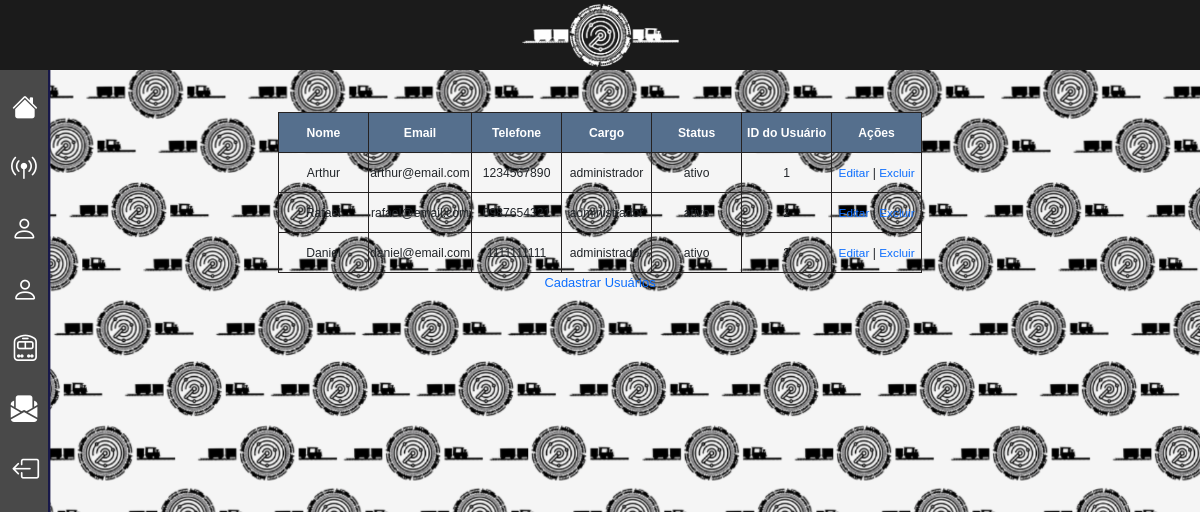
The page /public/administradores/administradores.php (signed in) on the database its author committed.
### tables this page shows
create table usuarios (
    id int primary key auto_increment,
    nome varchar(100) not null,
    email varchar(100) not null,
    telefone varchar(15) not null,
    senha varchar(100) not null,
    cargo enum('administrador', 'usuario') not null,
    status enum('ativo', 'inativo') not null
);

### public/administradores/administradores.php (the view, shortened to what this page needs)
<?php
include '../../infra/connect.php';
$resultado = mysqli_query($conn, "SELECT * FROM usuarios WHERE cargo = 'administrador'");
?>
<html lang="en">
<head>
    <link href="https://cdn.jsdelivr.net/npm/bootstrap@5.3.8/dist/css/bootstrap.min.css" rel="stylesheet"
>
    <link rel="stylesheet" href="https://cdn.jsdelivr.net/npm/bootstrap-icons@1.13.1/font/bootstrap-icons.min.css">
    <link rel="stylesheet" href="../../assets/styles/style.css">
</head>
<body>
    <div class="corpo">
    <main>
        <h1>Gerenciador de Administradores</h1>
        <br>
        <br>
        <div class="table_usuarios">
            <div class="table_usuarios_centro">
        <table>
            <thead>
                <tr>
                    <th>Nome</th>
                    <th>Email</th>
                    <th>Telefone</th>
                    <th>Cargo</th>
                    <th>Status</th>
                    <th>ID do Usuário</th>
                    <th>Ações</th>
                </tr>
            </thead>
            <tbody>
                    </div>
                    </div>
                    <?php
                    while ($usuario = mysqli_fetch_assoc($resultado)) {
                        echo "<tr>";
                        echo "<td>{$usuario['nome']}</td>";
                        echo "<td>{$usuario['email']}</td>";
                        echo "<td>{$usuario['telefone']}</td>";
                        echo "<td>{$usuario['cargo']}</td>";
                        echo "<td>{$usuario['status']}</td>";
                        echo "<td>{$usuario['id']}</td>";
                        echo "<td>
                                <a href='editar_usuarios.php?id={$usuario['id']}'>Editar</a> |
                                <a href='excluir_usuarios.php?id={$usuario['id']}' onclick=\"return confirm('Tem certeza que deseja excluir este usuario?');\">Excluir</a>
                              </td>";
                        echo "</tr>";
                    }
                    ?>
              <a href="../usuarios/cadastro_usuarios.php"><button">Cadastrar Usuários</button></a>
    </main>
</div>
<header><?php include '../../scripts/navbar.php'; ?></header>

### scripts/navbar.php (shortened to what this page needs)
<?php
$caminho_atual = $_SERVER['REQUEST_URI'];
if (strpos($caminho_atual, '/public/') !== false) {
    $base_url = explode('/public/', $caminho_atual)[0] . '/public/';
} else {
    $base_url = '/SA-SESI/public/';
}
if (isset($_SESSION['usuario'])) {
    if ($_SESSION['tipo'] === 'administrador') {
?>
        <nav class="navbar-principal">
            <span><img class="logo" src="<?= $base_url ?>../assets/img/ChatGPT_Image_11_de_mai._de_2026__11_19_38-removebg-preview.png"
                    alt=""></span>
        </nav>
        <nav class="menu-lateral">
            <div class="botoes">
                <div class="text-icon">
                    <a href="<?= $base_url ?>home.php">
                        <button class="botao">
                            <span class="icon"><i class="bi bi-house-fill"></i></span>
                            <span class="text">Home</span>
                        </button>
                    </a>
                </div>
                <div class="text-icon">
                    <a href="<?= $base_url ?>sensores/sensores.php">
                        <button class="botao">
                            <span class="icon"><i class="bi bi-broadcast-pin"></i></span>
                            <span class="text">Sensores</span>
                        </button>
                    </a>
                </div>
            </div>
            <div class="text-icon">
                <a href="<?= $base_url ?>usuarios/usuarios.php">
                    <button class="botao">
                        <span class="icon"><i class="bi bi-person"></i></span>
                        <span class="text">Usuários</span>
                    </button>
                </a>
            </div>
            <div class="text-icon">
                <a href="<?= $base_url ?>administradores/administradores.php">
                    <button class="botao">
                        <span class="icon"><i class="bi bi-person"></i></span>
                        <span class="text">ADMs</span>
                    </button>
                </a>
            </div>
            <div class="text-icon">
                <a href="<?= $base_url ?>trens/trens.php">
                    <button class="botao">
                        <span class="icon"><i class="bi bi-train-front"></i></span>
                        <span class="text">Trens</span>
                    </button>
                </a>
            </div>
            <div class="text-icon">
                <a href="<?= $base_url ?>relatorios.php">
                    <button class="botao">
                        <span class="icon"><i class="bi bi-envelope-paper-fill"></i></span>
                        <span class="text">Relatórios</span>
                    </button>
                </a>
            </div>
            <div class="text-icon">
                <a href="<?= $base_url ?>../scripts/logout.php">
                    <button class="botao">
                        <span class="icon"><i class="bi bi-box-arrow-left"></i></span>
                        <span class="text">Sair</span>
                    </button>
                </a>
            </div>
        </nav>
    <?php
        exit();
    }
}
exit();
?>

### assets/styles/style.css (style rules this page uses)
:root { --cor-fundo: #f5f5f5; --cor-fundo-2: #9D9D9D; --cor-fundo-3: #a1a1a1; --cor-texto: #000000; --cor-erro: #ff0000; --cor-sucesso: #00ff4c; --cor-navbar1: #1b1b1b; --cor-navbar2: #494949; --cor-caixa_sensores: #c7c7c7; }
* { font-family: 'Lucida Sans', 'Lucida Sans Regular', 'Lucida Grande', 'Lucida Sans Unicode', Geneva, Verdana, sans-serif; font-size: 97%; }
body { background-image: url('../assets/img/background.png'); }
.navbar-principal { text-align: center; background-color: var(--cor-navbar1); width: 100%; height: 8.8%; position: fixed; top: 0; }
.menu-lateral { width: 48px; height: 100%; background-color: var(--cor-navbar2); padding: 8px; box-shadow: 2.4px 0 0 rgb(24, 24, 73); overflow: hidden; position: fixed; top: 8.8%; left: 0; transition: .2s; z-index: 10; }
.text-icon { align-items: center; color: white; margin: 7.2% 0.8%; font-size: 200%; display: flex; transition: .2S; cursor: pointer; }
.icon { margin-left: -2.4%; padding-right: 4%; }
.text { padding: 6.4%; }
.botao { text-decoration: none; background-color: transparent; border: none; display: flex; align-items: center; color: white; }
.logo { margin-top: -0.3%; height: 110%; }
th, td { width: 90px; height: 40px; text-align: center; border: 1px solid #252222; }
th { background: #556f8d; color: white; }
.corpo { justify-content: center; text-align: center; }
.table_usuarios { display: flex; justify-content: center; }
.table_usuarios_centro { text-align: center; }
a { text-decoration: none; }

### rows shown on the page
usuarios: nome "Arthur", email "arthur@email.com", telefone "1234567890", cargo "administrador", status "ativo", id "1"
usuarios: nome "Rafael", email "rafael@email.com", telefone "0987654321", cargo "administrador", status "ativo", id "2"
usuarios: nome "Daniel", email "daniel@email.com", telefone "1111111111", cargo "administrador", status "ativo", id "3"
